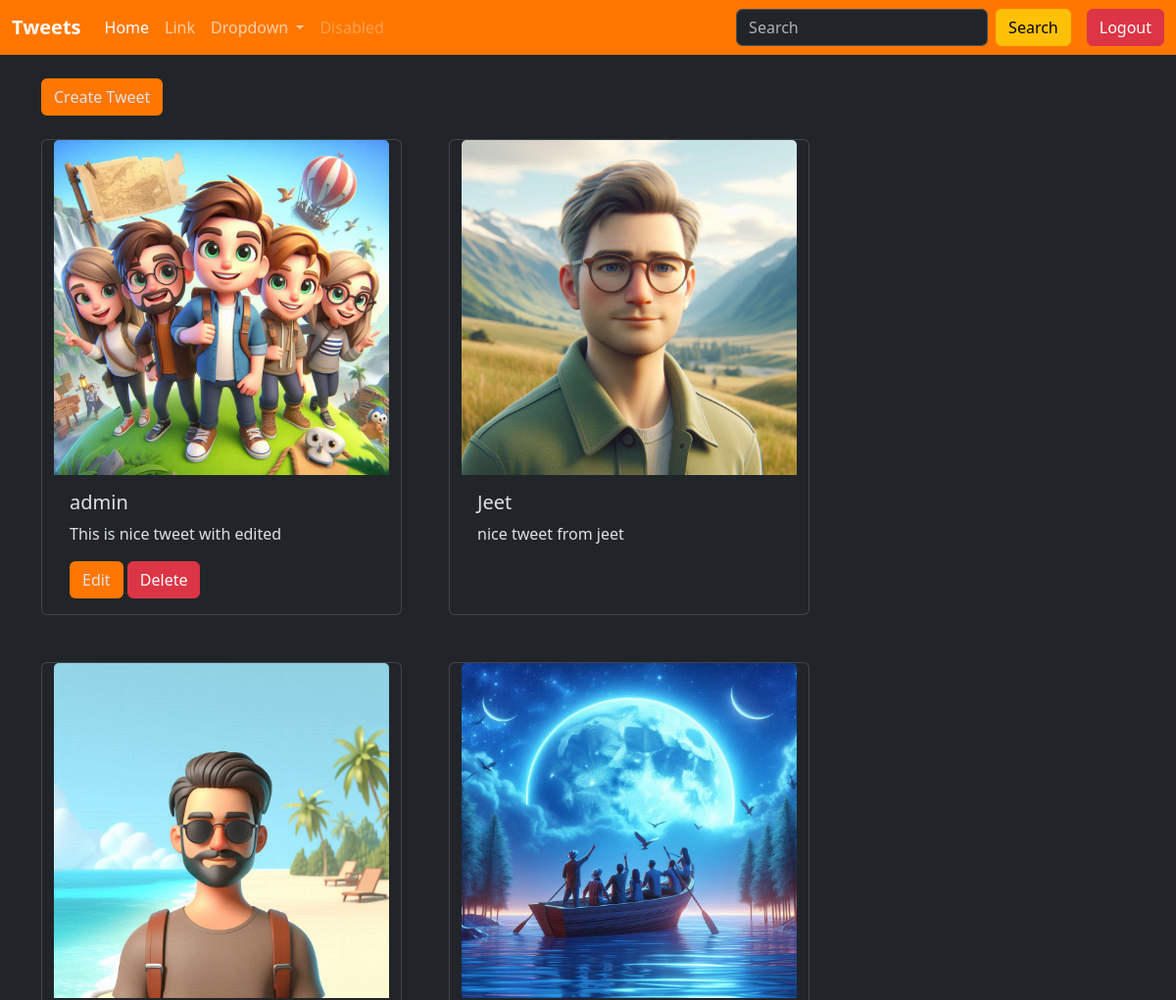
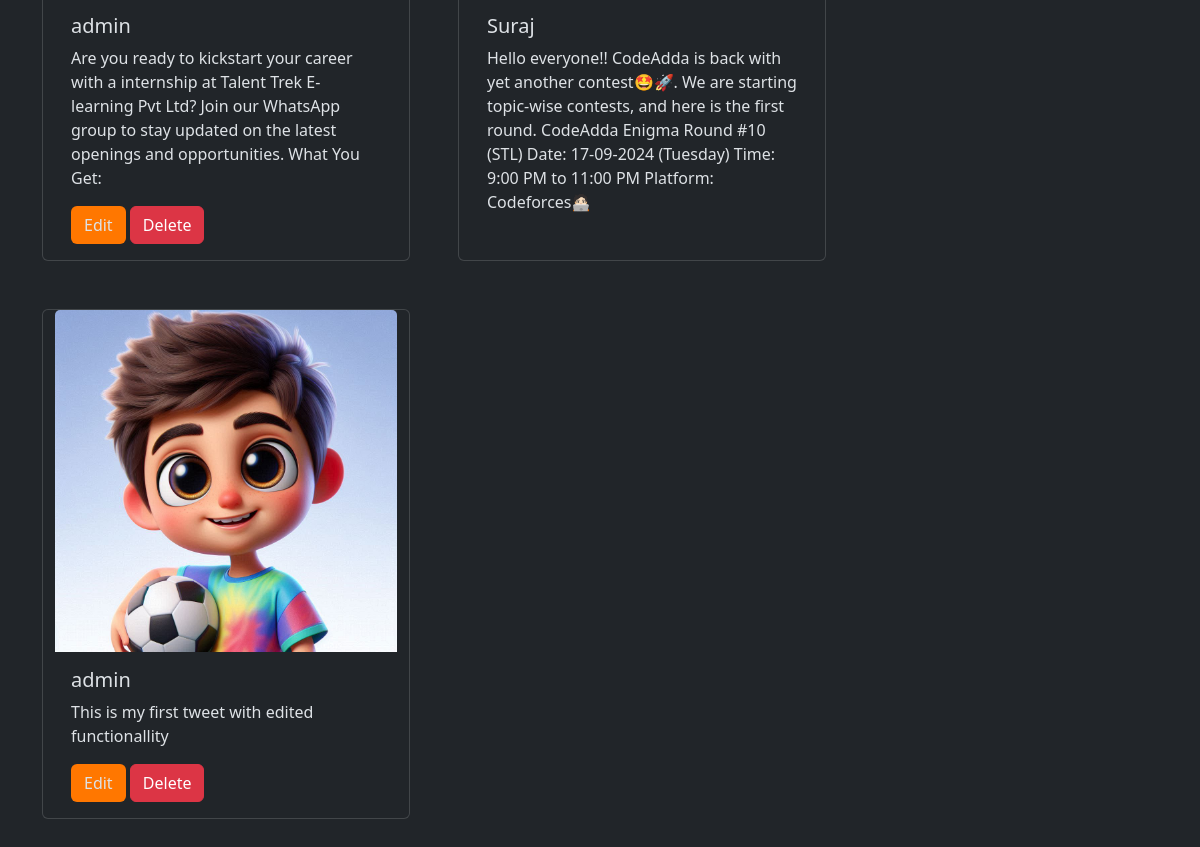
The page /tweet/ (signed in) on the database its author committed (2 pictures, top to bottom).
### tweet/models.py (models this page shows, shortened)
class Tweet(models.Model):
    user=models.ForeignKey(User,on_delete=models.CASCADE)
    text=models.TextField(max_length=250)
    photo=models.ImageField(upload_to='photo/',blank=True,null=True)
    created_at=models.DateTimeField(auto_now_add=True)
    updated_at=models.DateTimeField(auto_now=True)

### tweet/views.py (the view)
# urls.py: path('',views.tweet_list,name='tweet_list'),
def tweet_list(request):
    tweets=Tweet.objects.all().order_by("-created_at")
    return render(request,'tweet/tweet_list.html',{'tweets':tweets})

### tweet/templates/tweet/tweet_list.html (shortened to what this page needs)
{% extends "layout.html" %}
{% block content %}
<a class="btn my-4" href="{% url 'tweet_create' %}" style="background-color: #ff7700;">Create Tweet</a>
<div class="container row gap-5 mb-5 ">
  {% for tweet in tweets %}
  <div class="card" style="width: 23rem">
    <img src="{{tweet.photo.url}}" class="card-img-top" alt="..." />
    <div class="card-body">
      <h5 class="card-title">{{tweet.user.username}}</h5>
      <p class="card-text">
        {{tweet.text}}
      </p>
      {% if tweet.user == user %}
      <a href="{% url 'tweet_edit' tweet.id%}" class="btn " style="background-color: #ff7700;">Edit</a>
      <a href="{% url 'tweet_delete' tweet.id %}" class="btn btn-danger">Delete</a>
      {% endif %}
    </div>
  </div>
  {% endfor %}
</div>
{% endblock %}

### rows shown on the page
Tweet: photo (picture), user.username "admin", text "This is nice tweet with edited", shows "Edit"
Tweet: photo (picture), user.username "Jeet", text "nice tweet from jeet"
Tweet: photo (picture), user.username "admin", text "Are you ready to kickstart your career with a internship at Talent Trek E-learning Pvt Ltd? Join our WhatsApp group to stay updated on the latest openings and opportunities. What You Get:", shows "Edit"
Tweet: photo (picture), user.username "Suraj", text "Hello everyone!! CodeAdda is back with yet another contest🤩🚀. We are starting topic-wise contests, and here is the first round. CodeAdda Enigma Round #10 (STL) Date: 17-09-2024 (Tuesday) Time: 9:00 PM to 11:00 PM Platform: Codeforces🧑🏻‍💻"
Tweet: photo (picture), user.username "admin", text "This is my first tweet with edited functionallity", shows "Edit"
